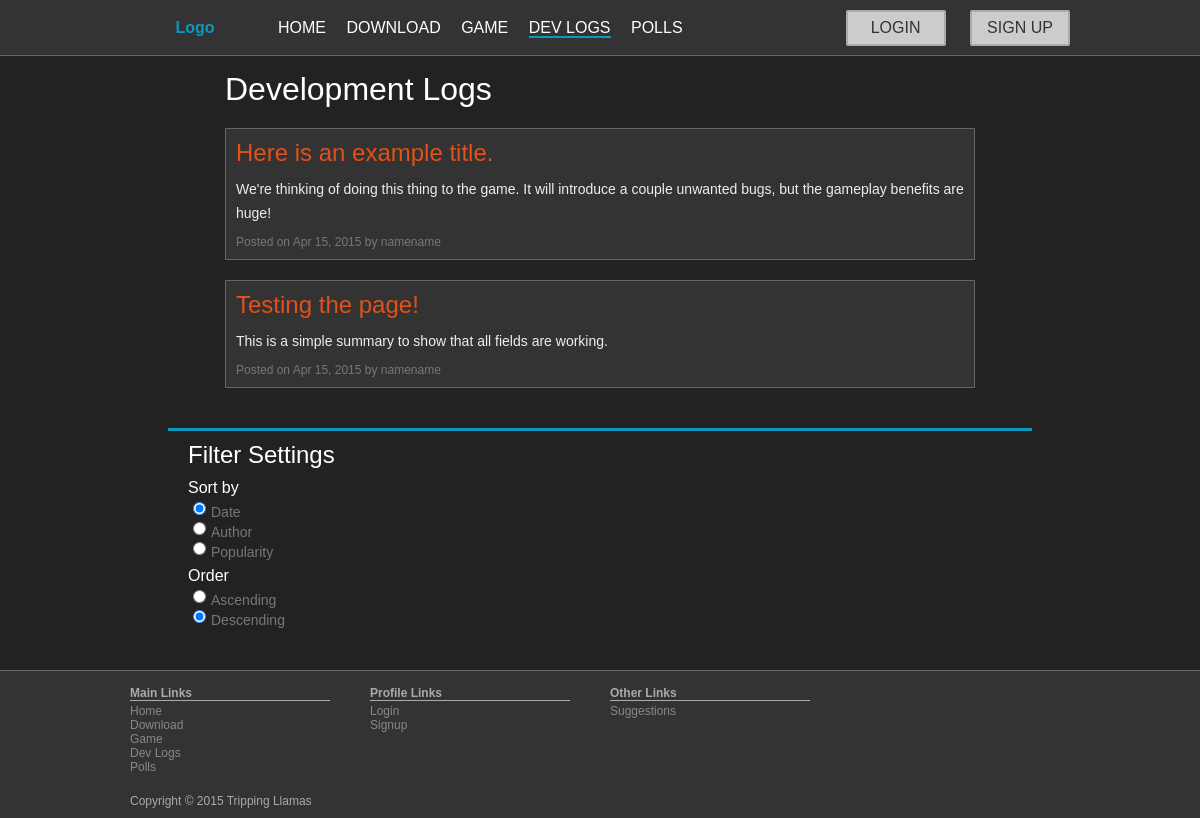
The page /devlogs.php on the database its author committed.
### tables this page shows
CREATE TABLE IF NOT EXISTS `post` (
`id` int(11) unsigned NOT NULL,
  `author_id` int(11) unsigned NOT NULL,
  `category_id` int(11) unsigned DEFAULT NULL,
  `updated_at` timestamp NOT NULL DEFAULT CURRENT_TIMESTAMP ON UPDATE CURRENT_TIMESTAMP,
  `title` varchar(255) NOT NULL,
  `content` text NOT NULL,
  `summary` text NOT NULL
);

CREATE TABLE IF NOT EXISTS `user` (
`id` int(10) unsigned NOT NULL,
  `user_name` varchar(30) NOT NULL,
  `password` varchar(100) NOT NULL,
  `real_name` varchar(50) NOT NULL,
  `date_created` timestamp NOT NULL DEFAULT CURRENT_TIMESTAMP,
  `website` varchar(255) DEFAULT NULL,
  `bio` text
);

### devlogs.php (the view, shortened to what this page needs)
<html lang="en">
<head>
	<link rel="stylesheet" href="css/styles.css" />
	<link rel="stylesheet" href="css/devlogs.css" />
</head>
<body>
	<?php
	include_once "php/header.php";
	?>
	<main>
		<section id="posts">
			<h1>Development Logs</h1>
			<?php
			$all_posts = mysql_query("SELECT * FROM post");
			while ($post = mysql_fetch_array($all_posts))
			{
				$post_id 					= $post["id"];
				$post_title 			= $post["title"];
				$post_summary			= $post["summary"];
				$post_time 				= date('M j, Y', strtotime($post["updated_at"]));
				$post_author_id 	= $post["author_id"];
				$poll_options = mysql_query("SELECT * FROM poll WHERE post_id='$post_id'");
				if (mysql_num_rows($poll_options) > 0)
					continue;
				$author_names = mysql_query("SELECT * FROM user WHERE id='$post_author_id'");
				if (mysql_num_rows($author_names) > 0)
					$post_author_name = mysql_fetch_array($author_names)["real_name"];
				else
					$post_author_name = "deleted";
				echo "<article>" . PHP_EOL;
				echo   "<h2><a href='devlog.php?id=$post_id'>$post_title</a></h2>" . PHP_EOL;
				echo   "<p>$post_summary</p>" . PHP_EOL;
				echo   "<div class='signature'>Posted on $post_time by ";
				echo     "<address>$post_author_name</address></div>" . PHP_EOL;
				echo "</article>";
			}
			?>
		</section>
		<aside class="sidebar">
			<h1>Filter Settings</h1>
			<h2>Sort by</h2>
			<input type="radio" checked />
			<label>Date</label>
			<input type="radio" />
			<label>Author</label>
			<input type="radio" />
			<label>Popularity</label>
			<h2>Order</h2>
			<input type="radio" />
			<label>Ascending</label>
			<input type="radio" checked />
			<label>Descending</label>
		</aside>
	</main>
	<?php
	include_once "php/footer.php";
	?>
</body>
</html>

### css/styles.css (style rules this page uses)
* { margin: 0; padding: 0; }
html { box-sizing: border-box; }
*, *:before, *:after { box-sizing: inherit; }
address { color: inherit; display: inline; font-style: inherit; }
* { color: #FFF; }
a { color: #E15119; text-decoration: none; }
h1, h2, h3, h4 { font-weight: normal; }
h1 { font-size: 32px; }
h2 { font-size: 24px; }
p { color: #EEE; font-size: 14px; line-height: 24px; }
input, textarea, button { color: #111; }
body { background-color: #222; font-family: 'Arial'; }
.sidebar { border-top: 3px solid #0B99BC; clear: right; float: right; font-size: 14px; padding: 10px 20px; margin-top: 20px; text-align: left; width: 300px; }
.sidebar h1 { font-size: 24px; margin-bottom: 10px; }
.sidebar h2 { font-size: 18px; }
main { clear: both; padding: 15px 0 30px 0; margin: 0 auto; overflow: hidden; width: 80%; }
@media screen and (max-width: 1250px) { .sidebar { clear: both; float: none; margin-left: auto; margin-right: auto; width: 90%; } }

### css/devlogs.css (style rules this page uses)
#posts { float: left; overflow: hidden; width: 650px; }
#posts > h1 { overflow: hidden; margin-bottom: 20px; }
article { background-color: #333; border: 1px solid #666; clear: both; margin-bottom: 20px; overflow: hidden; padding: 10px; }
article:last-of-type { margin-bottom: 20px; }
article h2 { margin-bottom: 10px; }
article .signature { color: #777; font-size: 12px; margin-top: 10px; }
.sidebar h2 { margin: 5px 0; font-size: 16px; }
.sidebar input { float: left; margin: 0 5px; }
.sidebar label { color: #777; display: block; line-height: 20px; overflow: hidden; }
@media screen and (max-width: 1250px) { #posts { float: none; margin: 0 auto; width: 750px; } }

### rows shown on the page
post: title "Here is an example title.", summary "We're thinking of doing this thing to the game. It will introduce a couple unwanted bugs, but the gameplay benefits are huge!", updated_at "Apr 15, 2015", author.real_name "namename"
post: title "Testing the page!", summary "This is a simple summary to show that all fields are working.", updated_at "Apr 15, 2015", author.real_name "namename"
